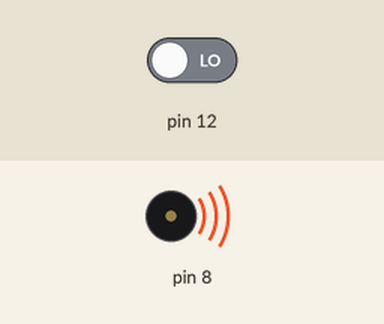
This sketch was run on a simulated Arduino Uno, built with avr-gcc and run on an emulated ATmega328P. On the bench: buzzer (waves = sounding). The inputs (shaded band) are chosen by the test bench; at power-on: pin 12 LOW.

Above: at 0.1 s.
At 27.2 s:
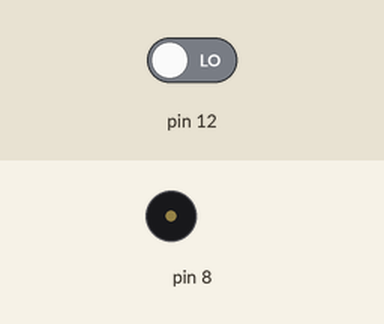
Timing chart, 0 to 28.7 s (numbered marks = the images above):
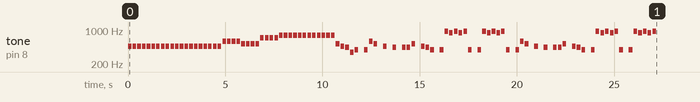

The sketch:

code.ino
```cpp
// output pin is 8, you can change it down in the void setup.
#include "pitches.h"
int isEnd = 0 ;
int melody[] = {
  NOTE_AS4, NOTE_AS4, NOTE_AS4, NOTE_AS4,
  NOTE_AS4, NOTE_AS4, NOTE_AS4, NOTE_AS4,
  NOTE_AS4, NOTE_AS4, NOTE_AS4, NOTE_AS4,
  NOTE_AS4, NOTE_AS4, NOTE_AS4, NOTE_AS4,
  NOTE_AS4, NOTE_AS4, NOTE_AS4, NOTE_AS4,
  NOTE_D5, NOTE_D5, NOTE_D5, NOTE_D5,
  NOTE_C5, NOTE_C5, NOTE_C5, NOTE_C5,
  NOTE_F5, NOTE_F5, NOTE_F5, NOTE_F5,
  NOTE_G5, NOTE_G5, NOTE_G5, NOTE_G5,
  NOTE_G5, NOTE_G5, NOTE_G5, NOTE_G5,
  NOTE_G5, NOTE_G5, NOTE_G5, NOTE_G5,
  NOTE_C5, NOTE_AS4, NOTE_A4, NOTE_F4,
  NOTE_G4, 0, NOTE_G4, NOTE_D5,
  NOTE_C5, 0, NOTE_AS4, 0,
  NOTE_A4, 0, NOTE_A4, NOTE_A4,
  NOTE_C5, 0, NOTE_AS4, NOTE_A4,
  NOTE_G4,0, NOTE_G4, NOTE_AS5,
  NOTE_A5, NOTE_AS5, NOTE_A5, NOTE_AS5,
  NOTE_G4,0, NOTE_G4, NOTE_AS5,
  NOTE_A5, NOTE_AS5, NOTE_A5, NOTE_AS5,
  NOTE_G4, 0, NOTE_G4, NOTE_D5,
  NOTE_C5, 0, NOTE_AS4, 0,
  NOTE_A4, 0, NOTE_A4, NOTE_A4,
  NOTE_C5, 0, NOTE_AS4, NOTE_A4,
  NOTE_G4,0, NOTE_G4, NOTE_AS5,
  NOTE_A5, NOTE_AS5, NOTE_A5, NOTE_AS5,
  NOTE_G4,0, NOTE_G4, NOTE_AS5,
  NOTE_A5, NOTE_AS5, NOTE_A5, NOTE_AS5
 };

// note durations: 4 = quarter note, 8 = eighth note, etc.:
int noteDurations[] = {
  4,4,4,4,
  4,4,4,4,
  4,4,4,4,
  4,4,4,4,
  4,4,4,4,
  4,4,4,4,
  4,4,4,4,
  4,4,4,4,
  4,4,4,4,
  4,4,4,4,
  4,4,4,4,
  4,4,4,4,
  4,4,4,4,
  4,4,4,4,
  4,4,4,4,
  4,4,4,4,
  4,4,4,4,
  4,4,4,4,
  4,4,4,4,
  4,4,4,4,
  4,4,4,4,
  4,4,4,4,
  4,4,4,4,
  4,4,4,4,
  4,4,4,4,
  4,4,4,4,
  4,4,4,4,
  4,4,4,4,
  };

void playMusic(){
    isEnd = 0 ;
    for (int thisNote = 0; thisNote < 112; thisNote++) {

    int noteDuration = 750 / noteDurations[thisNote];
    tone(8, melody[thisNote], noteDuration);

    int pauseBetweenNotes = noteDuration * 1.30;

   digitalWrite(6 , LOW);
   delay(pauseBetweenNotes);
    digitalWrite(6 , HIGH);

    noTone(8);

  }
  isEnd = 1 ;

}

void setup() {
 pinMode(12 , INPUT);
 pinMode(6 , OUTPUT);


playMusic();
}

void loop() {
  if (isEnd){
    if (digitalRead(12) == HIGH){
      playMusic();
    }
  }

}
```

pitches.h
```cpp
/*************************************************
 * Public Constants
 *************************************************/

#define NOTE_B0  31
#define NOTE_C1  33
#define NOTE_CS1 35
#define NOTE_D1  37
#define NOTE_DS1 39
#define NOTE_E1  41
#define NOTE_F1  44
#define NOTE_FS1 46
#define NOTE_G1  49
#define NOTE_GS1 52
#define NOTE_A1  55
#define NOTE_AS1 58
#define NOTE_B1  62
#define NOTE_C2  65
#define NOTE_CS2 69
#define NOTE_D2  73
#define NOTE_DS2 78
#define NOTE_E2  82
#define NOTE_F2  87
#define NOTE_FS2 93
#define NOTE_G2  98
#define NOTE_GS2 104
#define NOTE_A2  110
#define NOTE_AS2 117
#define NOTE_B2  123
#define NOTE_C3  131
#define NOTE_CS3 139
#define NOTE_D3  147
#define NOTE_DS3 156
#define NOTE_E3  165
#define NOTE_F3  175
#define NOTE_FS3 185
#define NOTE_G3  196
#define NOTE_GS3 208
#define NOTE_A3  220
#define NOTE_AS3 233
#define NOTE_B3  247
#define NOTE_C4  262
#define NOTE_CS4 277
#define NOTE_D4  294
#define NOTE_DS4 311
#define NOTE_E4  330
#define NOTE_F4  349
#define NOTE_FS4 370
#define NOTE_G4  392
#define NOTE_GS4 415
#define NOTE_A4  440
#define NOTE_AS4 466
#define NOTE_B4  494
#define NOTE_C5  523
#define NOTE_CS5 554
#define NOTE_D5  587
#define NOTE_DS5 622
#define NOTE_E5  659
#define NOTE_F5  698
#define NOTE_FS5 740
#define NOTE_G5  784
#define NOTE_GS5 831
#define NOTE_A5  880
#define NOTE_AS5 932
#define NOTE_B5  988
#define NOTE_C6  1047
#define NOTE_CS6 1109
#define NOTE_D6  1175
#define NOTE_DS6 1245
#define NOTE_E6  1319
#define NOTE_F6  1397
#define NOTE_FS6 1480
#define NOTE_G6  1568
#define NOTE_GS6 1661
#define NOTE_A6  1760
#define NOTE_AS6 1865
#define NOTE_B6  1976
#define NOTE_C7  2093
#define NOTE_CS7 2217
#define NOTE_D7  2349
#define NOTE_DS7 2489
#define NOTE_E7  2637
#define NOTE_F7  2794
#define NOTE_FS7 2960
#define NOTE_G7  3136
#define NOTE_GS7 3322
#define NOTE_A7  3520
#define NOTE_AS7 3729
#define NOTE_B7  3951
#define NOTE_C8  4186
#define NOTE_CS8 4435
#define NOTE_D8  4699
#define NOTE_DS8 4978
```
